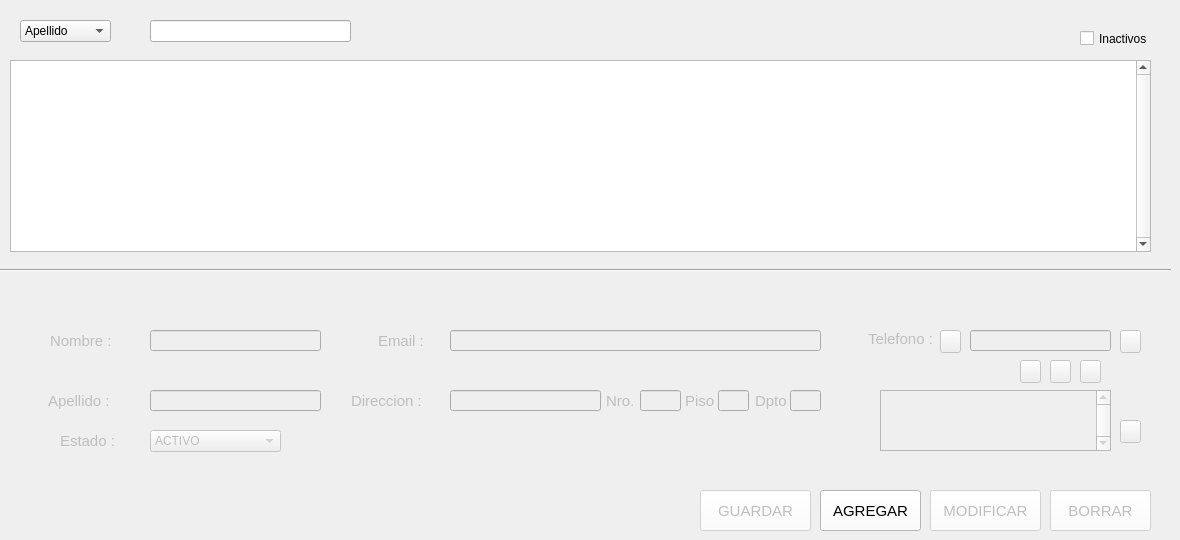
    <widget class="QWidget" name="tab_Clientes">
     <attribute name="icon">
      <iconset>
       <normaloff>../Img/cliente.png</normaloff>../Img/cliente.png</iconset>
     </attribute>
     <attribute name="title">
      <string>Clientes</string>
     </attribute>
     <widget class="QLineEdit" name="txtFilterClientes_c">
      <property name="geometry">
       <rect>
        <x>150</x>
        <y>20</y>
        <width>201</width>
        <height>22</height>
       </rect>
      </property>
      <property name="styleSheet">
       <string notr="true">font: 9pt &quot;MS Shell Dlg 2&quot;;</string>
      </property>
     </widget>
     <widget class="QComboBox" name="cbFilterClientes_c">
      <property name="geometry">
       <rect>
        <x>20</x>
        <y>20</y>
        <width>91</width>
        <height>22</height>
       </rect>
      </property>
      <property name="styleSheet">
       <string notr="true">font: 9pt &quot;MS Shell Dlg 2&quot;;</string>
      </property>
      <item>
       <property name="text">
        <string>Apellido</string>
       </property>
      </item>
      <item>
       <property name="text">
        <string>Nombre</string>
       </property>
      </item>
     </widget>
     <widget class="Line" name="line1_c">
      <property name="geometry">
       <rect>
        <x>0</x>
        <y>260</y>
        <width>1171</width>
        <height>20</height>
       </rect>
      </property>
      <property name="orientation">
       <enum>Qt::Horizontal</enum>
      </property>
     </widget>
     <widget class="QTableView" name="tvClientes_c">
      <property name="geometry">
       <rect>
        <x>10</x>
        <y>60</y>
        <width>1141</width>
        <height>192</height>
       </rect>
      </property>
      <property name="styleSheet">
       <string notr="true">font: 9pt &quot;MS Shell Dlg 2&quot;;</string>
      </property>
      <property name="verticalScrollBarPolicy">
       <enum>Qt::ScrollBarAlwaysOn</enum>
      </property>
      <property name="horizontalScrollBarPolicy">
       <enum>Qt::ScrollBarAlwaysOff</enum>
      </property>
      <attribute name="verticalHeaderVisible">
       <bool>false</bool>
      </attribute>
      <attribute name="verticalHeaderHighlightSections">
       <bool>false</bool>
      </attribute>
     </widget>
     <widget class="QPushButton" name="btnBorrar_c">
      <property name="enabled">
       <bool>false</bool>
      </property>
      <property name="geometry">
       <rect>
        <x>1050</x>
        <y>490</y>
        <width>101</width>
        <height>41</height>
       </rect>
      </property>
      <property name="font">
       <font>
        <family>Segoe UI</family>
        <pointsize>11</pointsize>
        <weight>9</weight>
        <italic>false</italic>
        <bold>false</bold>
       </font>
      </property>
      <property name="styleSheet">
       <string notr="true">background-color: rgb(255, 255, 255);</string>
      </property>
      <property name="text">
       <string>BORRAR</string>
      </property>
      <property name="icon">
       <iconset>
        <normaloff>../Img/borrar.png</normaloff>../Img/borrar.png</iconset>
      </property>
      <property name="iconSize">
       <size>
        <width>20</width>
        <height>20</height>
       </size>
      </property>
     </widget>
     <widget class="QPushButton" name="btnGuardar_c">
      <property name="enabled">
       <bool>false</bool>
      </property>
      <property name="geometry">
       <rect>
        <x>700</x>
        <y>490</y>
        <width>111</width>
        <height>41</height>
       </rect>
      </property>
      <property name="font">
       <font>
        <family>Segoe UI</family>
        <pointsize>11</pointsize>
        <weight>9</weight>
        <italic>false</italic>
        <bold>false</bold>
       </font>
      </property>
      <property name="styleSheet">
       <string notr="true">background-color: rgb(255, 255, 255);</string>
      </property>
      <property name="text">
       <string>GUARDAR</string>
      </property>
      <property name="icon">
       <iconset>
        <normaloff>../Img/guardar.png</normaloff>../Img/guardar.png</iconset>
      </property>
      <property name="iconSize">
       <size>
        <width>20</width>
        <height>20</height>
       </size>
      </property>
     </widget>
     <widget class="QPushButton" name="btnAgregar_c">
      <property name="geometry">
       <rect>
        <x>820</x>
        <y>490</y>
        <width>101</width>
        <height>41</height>
       </rect>
      </property>
      <property name="font">
       <font>
        <family>Segoe UI</family>
        <pointsize>11</pointsize>
        <weight>9</weight>
        <italic>false</italic>
        <bold>false</bold>
       </font>
      </property>
      <property name="styleSheet">
       <string notr="true">background-color: rgb(255, 255, 255);</string>
      </property>
      <property name="text">
       <string>AGREGAR</string>
      </property>
      <property name="icon">
       <iconset>
        <normaloff>../Img/agregar.png</normaloff>../Img/agregar.png</iconset>
      </property>
      <property name="iconSize">
       <size>
        <width>20</width>
        <height>20</height>
       </size>
      </property>
     </widget>
     <widget class="QPushButton" name="btnModificar_c">
      <property name="enabled">
       <bool>false</bool>
      </property>
      <property name="geometry">
       <rect>
        <x>930</x>
        <y>490</y>
        <width>111</width>
        <height>41</height>
       </rect>
      </property>
      <property name="font">
       <font>
        <family>Segoe UI</family>
        <pointsize>11</pointsize>
        <weight>9</weight>
        <italic>false</italic>
        <bold>false</bold>
       </font>
      </property>
      <property name="styleSheet">
       <string notr="true">background-color: rgb(255, 255, 255);</string>
      </property>
      <property name="text">
       <string>MODIFICAR</string>
      </property>
      <property name="icon">
       <iconset>
        <normaloff>../Img/actualizar.png</normaloff>../Img/actualizar.png</iconset>
      </property>
      <property name="iconSize">
       <size>
        <width>20</width>
        <height>20</height>
       </size>
      </property>
     </widget>
     <widget class="QWidget" name="wDatosCliente" native="true">
      <property name="enabled">
       <bool>false</bool>
      </property>
      <property name="geometry">
       <rect>
        <x>10</x>
        <y>310</y>
        <width>1141</width>
        <height>171</height>
       </rect>
      </property>
      <widget class="QLineEdit" name="txtApellido_c">
       <property name="geometry">
        <rect>
         <x>140</x>
         <y>80</y>
         <width>171</width>
         <height>21</height>
        </rect>
       </property>
       <property name="styleSheet">
        <string notr="true">font: 9pt &quot;MS Shell Dlg 2&quot;;</string>
       </property>
      </widget>
      <widget class="QLineEdit" name="txtDPiso_c">
       <property name="geometry">
        <rect>
         <x>708</x>
         <y>80</y>
         <width>31</width>
         <height>21</height>
        </rect>
       </property>
       <property name="styleSheet">
        <string notr="true">font: 9pt &quot;MS Shell Dlg 2&quot;;</string>
       </property>
      </widget>
      <widget class="QLabel" name="label7_c">
       <property name="geometry">
        <rect>
         <x>745</x>
         <y>80</y>
         <width>41</width>
         <height>21</height>
        </rect>
       </property>
       <property name="font">
        <font>
         <family>Segoe UI</family>
         <pointsize>11</pointsize>
         <weight>9</weight>
         <italic>false</italic>
         <bold>false</bold>
        </font>
       </property>
       <property name="text">
        <string>Dpto</string>
       </property>
      </widget>
      <widget class="QPushButton" name="btnSumarTelefono_c">
       <property name="geometry">
        <rect>
         <x>1110</x>
         <y>20</y>
         <width>21</width>
         <height>23</height>
        </rect>
       </property>
       <property name="text">
        <string/>
       </property>
       <property name="icon">
        <iconset>
         <normaloff>../Img/mas.png</normaloff>../Img/mas.png</iconset>
       </property>
      </widget>
      <widget class="QLabel" name="label1_c">
       <property name="geometry">
        <rect>
         <x>40</x>
         <y>20</y>
         <width>71</width>
         <height>21</height>
        </rect>
       </property>
       <property name="font">
        <font>
         <family>Segoe UI</family>
         <pointsize>11</pointsize>
         <weight>9</weight>
         <italic>false</italic>
         <bold>false</bold>
        </font>
       </property>
       <property name="text">
        <string>Nombre :</string>
       </property>
      </widget>
      <widget class="QLabel" name="label5_c">
       <property name="geometry">
        <rect>
         <x>596</x>
         <y>80</y>
         <width>31</width>
         <height>21</height>
        </rect>
       </property>
       <property name="font">
        <font>
         <family>Segoe UI</family>
         <pointsize>11</pointsize>
         <weight>9</weight>
         <italic>false</italic>
         <bold>false</bold>
        </font>
       </property>
       <property name="text">
        <string>Nro.</string>
       </property>
      </widget>
      <widget class="QPushButton" name="btnRestarTelefono_c">
       <property name="geometry">
        <rect>
         <x>1110</x>
         <y>110</y>
         <width>21</width>
         <height>23</height>
        </rect>
       </property>
       <property name="text">
        <string/>
       </property>
       <property name="icon">
        <iconset>
         <normaloff>../Img/menos.png</normaloff>../Img/menos.png</iconset>
       </property>
      </widget>
      <widget class="QLineEdit" name="txtDDpto_c">
       <property name="geometry">
        <rect>
         <x>780</x>
         <y>80</y>
         <width>31</width>
         <height>21</height>
        </rect>
       </property>
       <property name="styleSheet">
        <string notr="true">font: 9pt &quot;MS Shell Dlg 2&quot;;</string>
       </property>
      </widget>
      <widget class="QLineEdit" name="txtDNumero_c">
       <property name="geometry">
        <rect>
         <x>630</x>
         <y>80</y>
         <width>41</width>
         <height>21</height>
        </rect>
       </property>
       <property name="styleSheet">
        <string notr="true">font: 9pt &quot;MS Shell Dlg 2&quot;;</string>
       </property>
      </widget>
      <widget class="QLineEdit" name="txtNombre_c">
       <property name="geometry">
        <rect>
         <x>140</x>
         <y>20</y>
         <width>171</width>
         <height>21</height>
        </rect>
       </property>
       <property name="styleSheet">
        <string notr="true">font: 9pt &quot;MS Shell Dlg 2&quot;;</string>
       </property>
      </widget>
      <widget class="QLabel" name="label2_c">
       <property name="geometry">
        <rect>
         <x>38</x>
         <y>80</y>
         <width>81</width>
         <height>21</height>
        </rect>
       </property>
       <property name="font">
        <font>
         <family>Segoe UI</family>
         <pointsize>11</pointsize>
         <weight>9</weight>
         <italic>false</italic>
         <bold>false</bold>
        </font>
       </property>
       <property name="text">
        <string>Apellido :</string>
       </property>
      </widget>
      <widget class="QLabel" name="label3_c">
       <property name="geometry">
        <rect>
         <x>368</x>
         <y>20</y>
         <width>71</width>
         <height>21</height>
        </rect>
       </property>
       <property name="font">
        <font>
         <family>Segoe UI</family>
         <pointsize>11</pointsize>
         <weight>9</weight>
         <italic>false</italic>
         <bold>false</bold>
        </font>
       </property>
       <property name="text">
        <string>Email :</string>
       </property>
      </widget>
      <widget class="QTableView" name="tvTelefonos_c">
       <property name="geometry">
        <rect>
         <x>870</x>
         <y>80</y>
         <width>231</width>
         <height>61</height>
        </rect>
       </property>
       <property name="styleSheet">
        <string notr="true">font: 7pt &quot;MS Shell Dlg 2&quot;;</string>
       </property>
       <property name="verticalScrollBarPolicy">
        <enum>Qt::ScrollBarAlwaysOn</enum>
       </property>
       <property name="horizontalScrollBarPolicy">
        <enum>Qt::ScrollBarAlwaysOff</enum>
       </property>
       <attribute name="horizontalHeaderVisible">
        <bool>false</bool>
       </attribute>
       <attribute name="horizontalHeaderHighlightSections">
        <bool>false</bool>
       </attribute>
       <attribute name="verticalHeaderVisible">
        <bool>false</bool>
       </attribute>
       <attribute name="verticalHeaderHighlightSections">
        <bool>false</bool>
       </attribute>
      </widget>
      <widget class="QLineEdit" name="txtDireccion_c">
       <property name="geometry">
        <rect>
         <x>440</x>
         <y>80</y>
         <width>151</width>
         <height>21</height>
        </rect>
       </property>
       <property name="styleSheet">
        <string notr="true">font: 9pt &quot;MS Shell Dlg 2&quot;;</string>
       </property>
      </widget>
      <widget class="QLabel" name="label6_c">
       <property name="geometry">
        <rect>
         <x>675</x>
         <y>80</y>
         <width>31</width>
         <height>21</height>
        </rect>
       </property>
       <property name="font">
        <font>
         <family>Segoe UI</family>
         <pointsize>11</pointsize>
         <weight>9</weight>
         <italic>false</italic>
         <bold>false</bold>
        </font>
       </property>
       <property name="text">
        <string>Piso</string>
       </property>
      </widget>
      <widget class="QLabel" name="label8_c">
       <property name="geometry">
        <rect>
         <x>858</x>
         <y>18</y>
         <width>91</width>
         <height>21</height>
        </rect>
       </property>
       <property name="font">
        <font>
         <family>Segoe UI</family>
         <pointsize>11</pointsize>
         <weight>9</weight>
         <italic>false</italic>
         <bold>false</bold>
        </font>
       </property>
       <property name="text">
        <string>Telefono :</string>
       </property>
      </widget>
      <widget class="QLineEdit" name="txtTelefono_c">
       <property name="geometry">
        <rect>
         <x>960</x>
         <y>20</y>
         <width>141</width>
         <height>21</height>
        </rect>
       </property>
       <property name="styleSheet">
        <string notr="true">font: 9pt &quot;MS Shell Dlg 2&quot;;</string>
       </property>
       <property name="inputMethodHints">
        <set>Qt::ImhDigitsOnly</set>
       </property>
       <property name="maxLength">
        <number>30</number>
       </property>
       <property name="echoMode">
        <enum>QLineEdit::Normal</enum>
       </property>
       <property name="cursorMoveStyle">
        <enum>Qt::VisualMoveStyle</enum>
       </property>
      </widget>
      <widget class="QLineEdit" name="txtEmail_c">
       <property name="geometry">
        <rect>
         <x>440</x>
         <y>20</y>
         <width>371</width>
         <height>21</height>
        </rect>
       </property>
       <property name="styleSheet">
        <string notr="true">font: 9pt &quot;MS Shell Dlg 2&quot;;</string>
       </property>
      </widget>
      <widget class="QLabel" name="label4_c">
       <property name="geometry">
        <rect>
         <x>341</x>
         <y>80</y>
         <width>101</width>
         <height>21</height>
        </rect>
       </property>
       <property name="font">
        <font>
         <family>Segoe UI</family>
         <pointsize>11</pointsize>
         <weight>9</weight>
         <italic>false</italic>
         <bold>false</bold>
        </font>
       </property>
       <property name="text">
        <string>Direccion :</string>
       </property>
      </widget>
      <widget class="QPushButton" name="btnTelefono_c">
       <property name="enabled">
        <bool>false</bool>
       </property>
       <property name="geometry">
        <rect>
         <x>1010</x>
         <y>50</y>
         <width>21</width>
         <height>23</height>
        </rect>
       </property>
       <property name="text">
        <string/>
       </property>
       <property name="icon">
        <iconset>
         <normaloff>../Img/icon-tel.png</normaloff>../Img/icon-tel.png</iconset>
       </property>
      </widget>
      <widget class="QPushButton" name="btnCelular_c">
       <property name="geometry">
        <rect>
         <x>1040</x>
         <y>50</y>
         <width>21</width>
         <height>23</height>
        </rect>
       </property>
       <property name="text">
        <string/>
       </property>
       <property name="icon">
        <iconset>
         <normaloff>../Img/icon-cel.png</normaloff>../Img/icon-cel.png</iconset>
       </property>
      </widget>
      <widget class="QPushButton" name="btnFax_c">
       <property name="geometry">
        <rect>
         <x>1070</x>
         <y>50</y>
         <width>21</width>
         <height>23</height>
        </rect>
       </property>
       <property name="text">
        <string/>
       </property>
       <property name="icon">
        <iconset>
         <normaloff>../Img/icon-fax.png</normaloff>../Img/icon-fax.png</iconset>
       </property>
      </widget>
      <widget class="QPushButton" name="btnCancelarTelefono_c">
       <property name="geometry">
        <rect>
         <x>930</x>
         <y>20</y>
         <width>21</width>
         <height>23</height>
        </rect>
       </property>
       <property name="text">
        <string/>
       </property>
       <property name="icon">
        <iconset>
         <normaloff>../Img/cancelar.png</normaloff>../Img/cancelar.png</iconset>
       </property>
      </widget>
      <widget class="QComboBox" name="cbEstado_c">
       <property name="geometry">
        <rect>
         <x>140</x>
         <y>120</y>
         <width>131</width>
         <height>22</height>
        </rect>
       </property>
       <item>
        <property name="text">
         <string>ACTIVO</string>
        </property>
       </item>
       <item>
        <property name="text">
         <string>INACTIVO</string>
        </property>
       </item>
      </widget>
      <widget class="QLabel" name="label11_p_3">
       <property name="geometry">
        <rect>
         <x>50</x>
         <y>120</y>
         <width>71</width>
         <height>21</height>
        </rect>
       </property>
       <property name="font">
        <font>
         <family>Segoe UI</family>
         <pointsize>11</pointsize>
         <weight>9</weight>
         <italic>false</italic>
         <bold>false</bold>
        </font>
       </property>
       <property name="text">
        <string>Estado :</string>
       </property>
      </widget>
     </widget>
     <widget class="QLabel" name="label_7">
      <property name="geometry">
       <rect>
        <x>130</x>
        <y>20</y>
        <width>21</width>
        <height>16</height>
       </rect>
      </property>
      <property name="font">
       <font>
        <family>Segoe UI</family>
        <pointsize>11</pointsize>
        <weight>9</weight>
        <italic>false</italic>
        <bold>false</bold>
       </font>
      </property>
      <property name="text">
       <string>&lt;html&gt;
&lt;head/&gt;
&lt;body&gt;
&lt;IMG SRC=&quot;../Img/buscar.png&quot; width=&quot;16&quot; height=&quot;16&quot;&gt;
&lt;/body&gt;
&lt;/html&gt;</string>
      </property>
     </widget>
     <widget class="QCheckBox" name="cbInactivo_c">
      <property name="geometry">
       <rect>
        <x>1080</x>
        <y>30</y>
        <width>91</width>
        <height>17</height>
       </rect>
      </property>
      <property name="styleSheet">
       <string notr="true">font: 8pt &quot;MS Shell Dlg 2&quot;;</string>
      </property>
      <property name="text">
       <string>Inactivos</string>
      </property>
     </widget>
    </widget>
